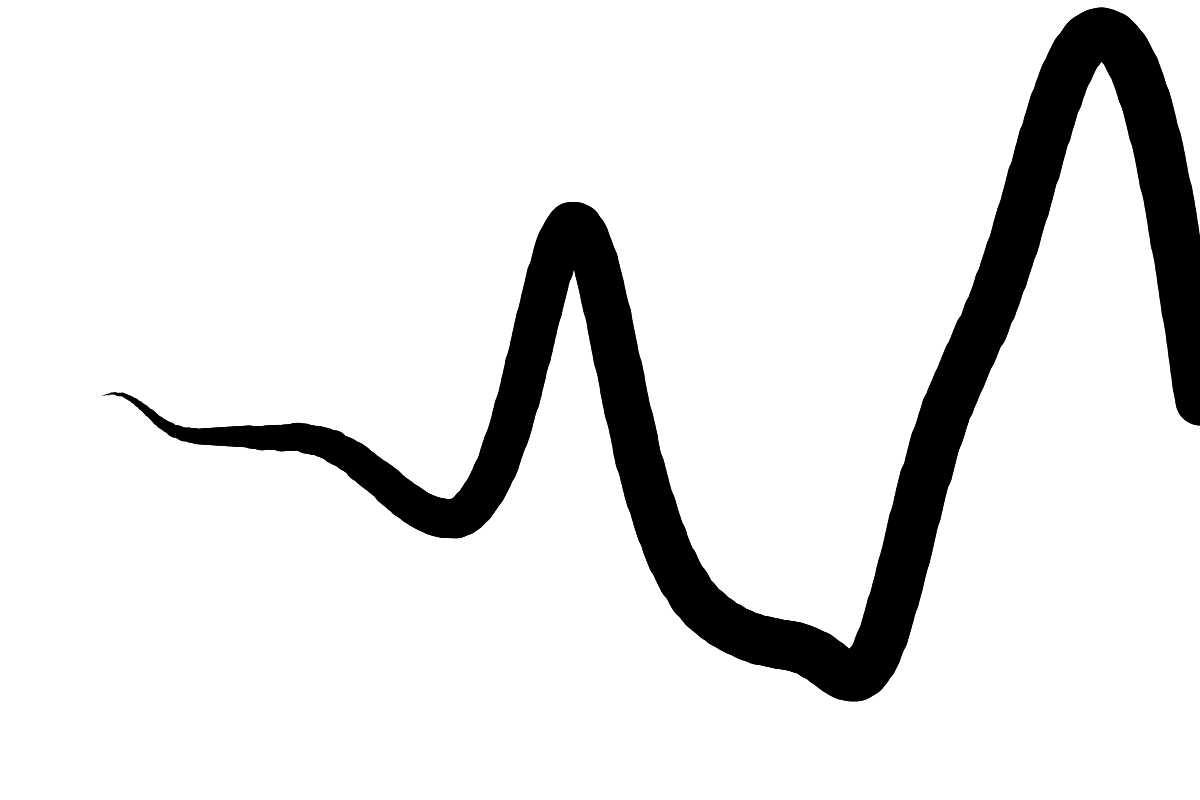
Frame 1 (no input)
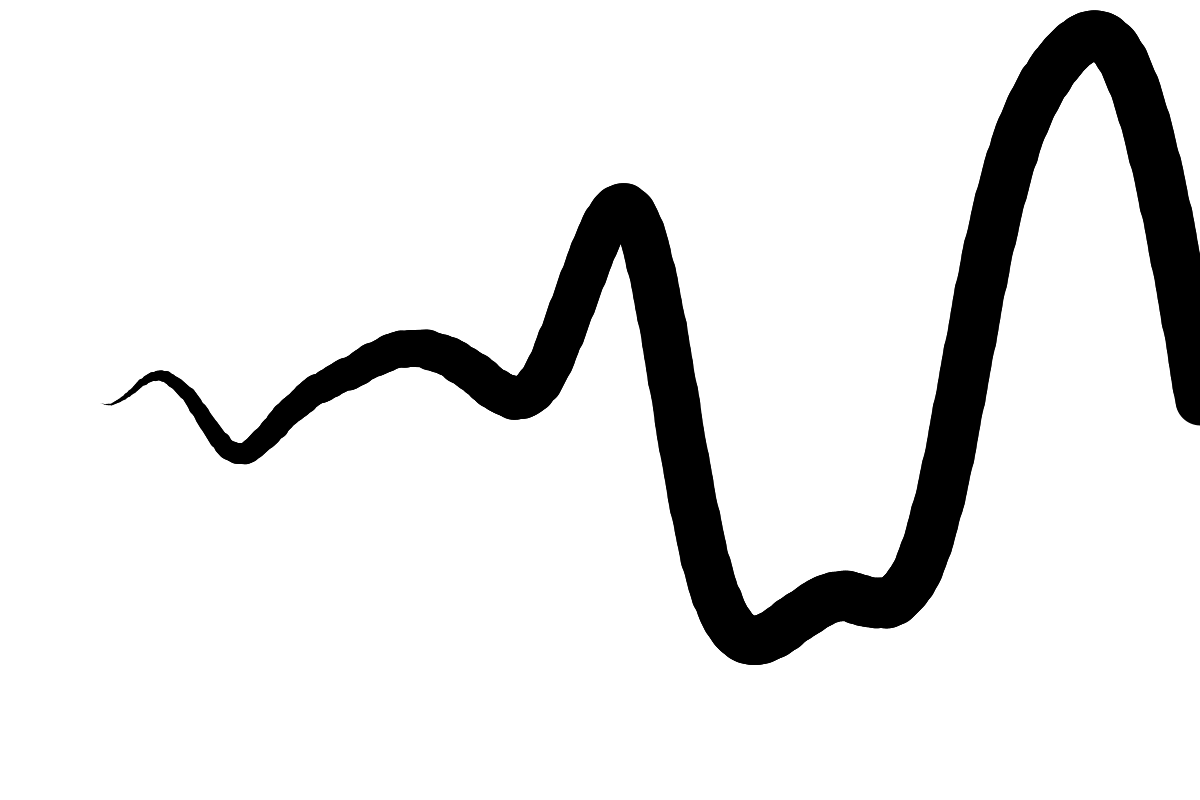
Frame 60 (the mouse pressed at the canvas centre just before this capture)
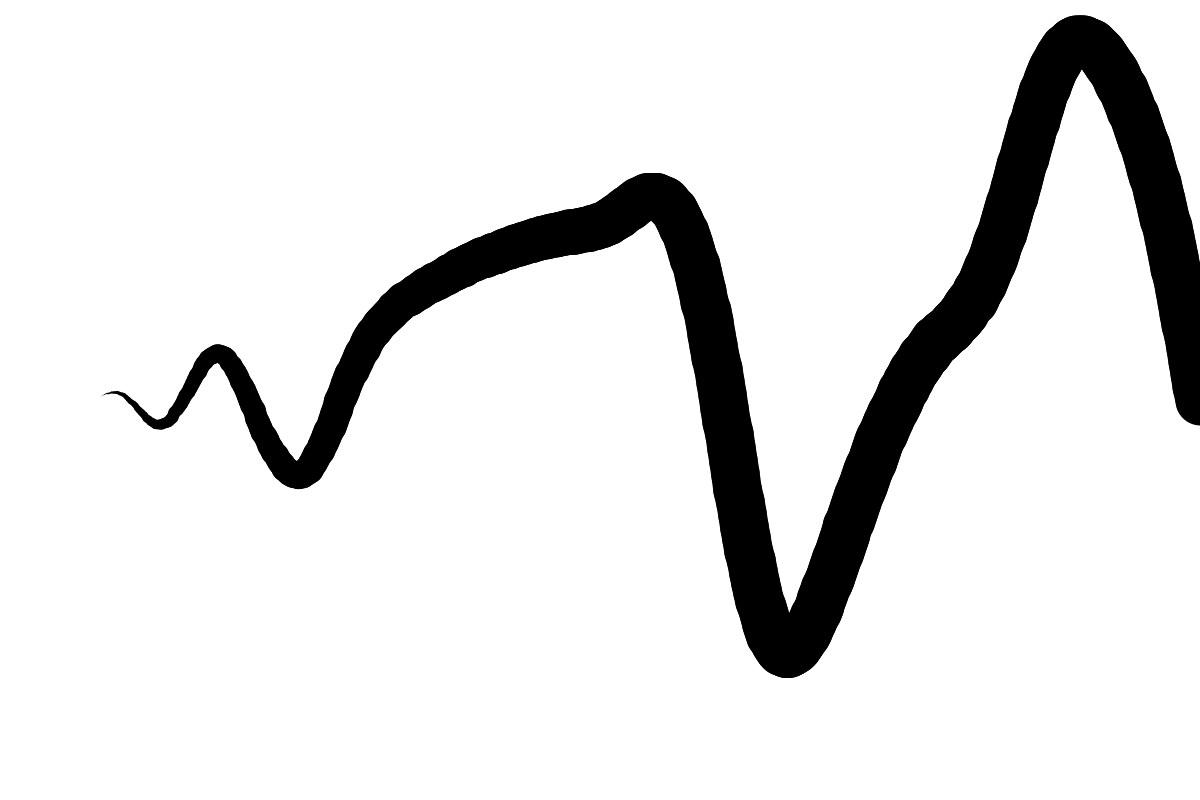
Frame 120 (the mouse held since frame 60 and released just before this capture)

The Processing sketch that drew these frames (run headless with seeded random() and noise(); from frame 60 on, the mouse is pressed at the canvas centre):

// Processing sketch: LineNoise
// ── LineNoise.pde

float details = 0.002;
int number = 15;
float frame = 0;
float radius_max = 100;
float radius_min = 1200;
float width_an = 30;
float height_an = 0;

void setup () {
  size(1200, 800);
  stroke(0);
}

void draw () {
  background(255);
  
  float angle = 0.;
    
  float old_x = radius_min*cos(angle);
  float old_y = 400+radius_min*sin(angle);
  float old_off = 0.;
     
  for (float v = 0; v <= 1; v+= details ) {
    strokeWeight(50-v*v*v*v*50);
      
    float offset = sin(radians(5*v*360+frame)*noise(v*1.5+frame))*400*(1.01-v);
    float xpos =  (radius_min-v*(radius_min-radius_max))*cos(angle);
    float ypos = 400+ (radius_min-v*(radius_min-radius_max))*sin(angle);
      //circle(xpos + offset*cos(angle), ypos + offset*sin(angle), 20);
      
    line(xpos + offset*sin(angle), ypos - offset*cos(angle), old_x+ old_off*sin(angle), old_y- old_off*cos(angle));
    old_x = xpos;
    old_y = ypos;
    old_off = offset;
      
  }
    
  frame +=0.002;
}
